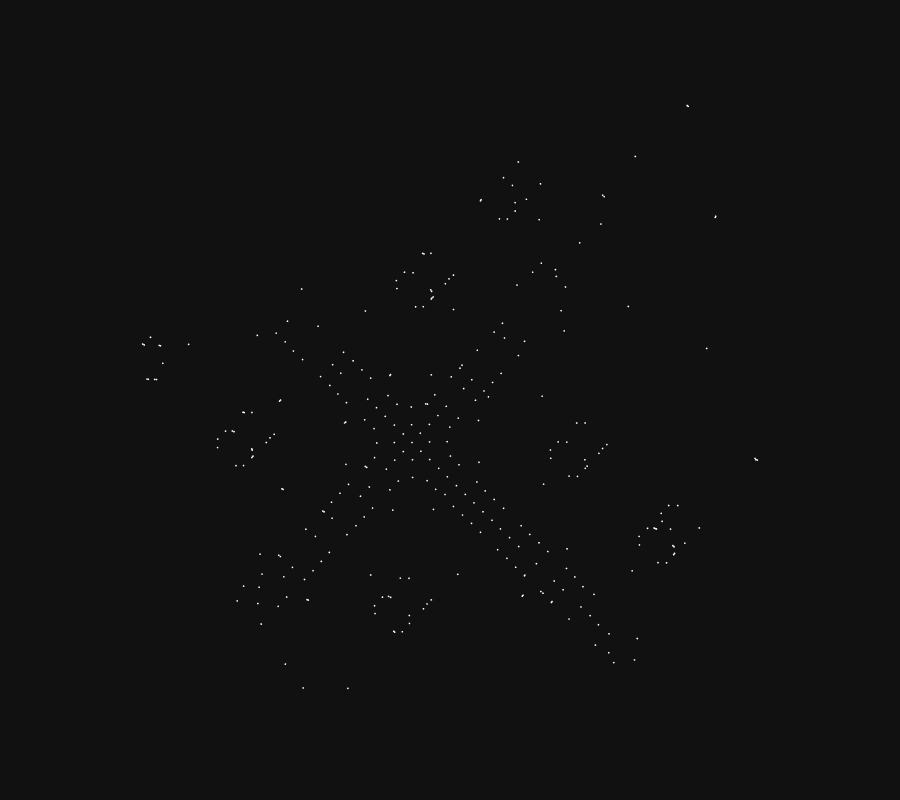

The notebook cell saved with this chart:
### Code cell
fig = viz_3d.init_figure()
# Plot all 3D points
all_pts3D = np.array([pt.xyz for pt in aligned_model.points3D.values()])
viz_3d.plot_points(fig, all_pts3D, color="white", ps=1, name="all points")

fig.show()

### Figure 1 — Plotly figure (JSON) as saved in the notebook; plotly's stock layout.template omitted (floating-point values rounded to 4 significant figures; data arrays with more than 128 entries replaced by an {"elided": "..."} marker saying what was removed)
{"data": [{"legendgroup": "all points", "marker": {"color": "white", "line": {"width": 0}, "size": 1}, "mode": "markers", "name": "all points", "type": "scatter3d", "x": {"elided": "311 float values"}, "y": {"elided": "311 float values"}, "z": {"elided": "311 float values"}}], "layout": {"height": 800, "legend": {"orientation": "h", "x": 0.1, "xanchor": "left", "y": 0.99, "yanchor": "top"}, "margin": {"b": 0, "l": 0, "pad": 0, "r": 0, "t": 0}, "scene": {"aspectmode": "data", "camera": {"eye": {"x": 0, "y": -0.1, "z": -2}, "projection": {"type": "orthographic"}, "up": {"x": 0, "y": -1, "z": 0}}, "dragmode": "orbit", "xaxis": {"autorange": true, "showbackground": false, "showgrid": false, "showline": false, "showticklabels": true, "visible": false}, "yaxis": {"autorange": true, "showbackground": false, "showgrid": false, "showline": false, "showticklabels": true, "visible": false}, "zaxis": {"autorange": true, "showbackground": false, "showgrid": false, "showline": false, "showticklabels": true, "visible": false}}}}
